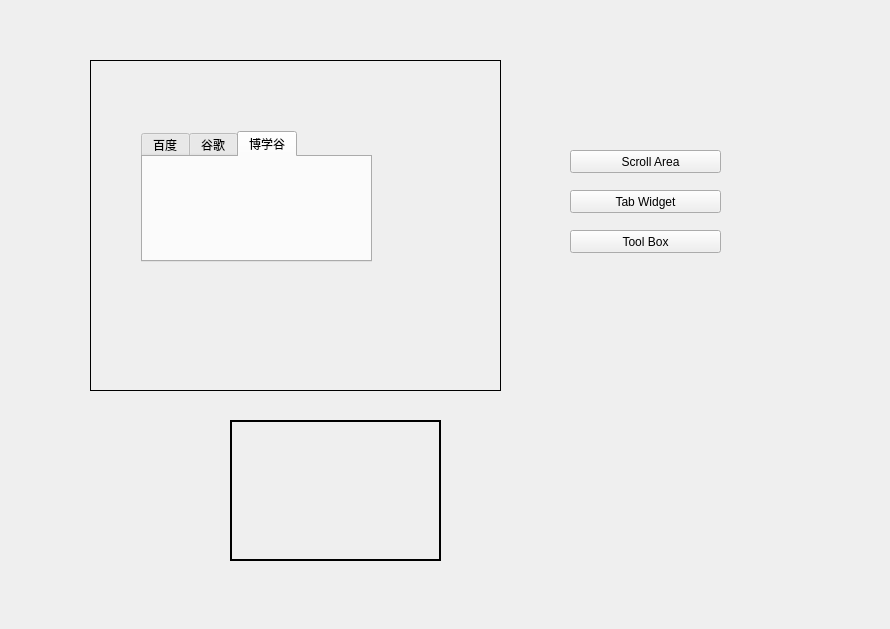
<?xml version="1.0" encoding="UTF-8"?>
<ui version="4.0">
 <class>Widget</class>
 <widget class="QWidget" name="Widget">
  <property name="geometry">
   <rect>
    <x>0</x>
    <y>0</y>
    <width>890</width>
    <height>629</height>
   </rect>
  </property>
  <property name="windowTitle">
   <string>Widget</string>
  </property>
  <widget class="QStackedWidget" name="stackedWidget">
   <property name="geometry">
    <rect>
     <x>90</x>
     <y>60</y>
     <width>411</width>
     <height>331</height>
    </rect>
   </property>
   <property name="frameShape">
    <enum>QFrame::Panel</enum>
   </property>
   <property name="currentIndex">
    <number>1</number>
   </property>
   <widget class="QWidget" name="page_4">
    <widget class="QScrollArea" name="scrollArea">
     <property name="geometry">
      <rect>
       <x>90</x>
       <y>20</y>
       <width>171</width>
       <height>281</height>
      </rect>
     </property>
     <property name="verticalScrollBarPolicy">
      <enum>Qt::ScrollBarAlwaysOn</enum>
     </property>
     <property name="sizeAdjustPolicy">
      <enum>QAbstractScrollArea::AdjustIgnored</enum>
     </property>
     <property name="widgetResizable">
      <bool>true</bool>
     </property>
     <widget class="QWidget" name="scrollAreaWidgetContents">
      <property name="geometry">
       <rect>
        <x>0</x>
        <y>0</y>
        <width>152</width>
        <height>279</height>
       </rect>
      </property>
      <layout class="QVBoxLayout" name="verticalLayout">
       <item>
        <widget class="QPushButton" name="pushButton_3">
         <property name="text">
          <string>PushButton</string>
         </property>
        </widget>
       </item>
       <item>
        <widget class="QPushButton" name="pushButton_2">
         <property name="text">
          <string>PushButton</string>
         </property>
        </widget>
       </item>
       <item>
        <widget class="QPushButton" name="pushButton">
         <property name="text">
          <string>PushButton</string>
         </property>
        </widget>
       </item>
       <item>
        <widget class="QPushButton" name="pushButton_6">
         <property name="text">
          <string>PushButton</string>
         </property>
        </widget>
       </item>
       <item>
        <widget class="QPushButton" name="pushButton_4">
         <property name="text">
          <string>PushButton</string>
         </property>
        </widget>
       </item>
       <item>
        <widget class="QPushButton" name="pushButton_5">
         <property name="text">
          <string>PushButton</string>
         </property>
        </widget>
       </item>
       <item>
        <widget class="QPushButton" name="pushButton_7">
         <property name="text">
          <string>PushButton</string>
         </property>
        </widget>
       </item>
       <item>
        <widget class="QPushButton" name="pushButton_8">
         <property name="text">
          <string>PushButton</string>
         </property>
        </widget>
       </item>
       <item>
        <widget class="QPushButton" name="pushButton_9">
         <property name="text">
          <string>PushButton</string>
         </property>
        </widget>
       </item>
      </layout>
     </widget>
    </widget>
   </widget>
   <widget class="QWidget" name="page_6">
    <widget class="QTabWidget" name="tabWidget">
     <property name="geometry">
      <rect>
       <x>50</x>
       <y>70</y>
       <width>231</width>
       <height>131</height>
      </rect>
     </property>
     <property name="currentIndex">
      <number>2</number>
     </property>
     <widget class="QWidget" name="tab">
      <attribute name="title">
       <string>百度</string>
      </attribute>
     </widget>
     <widget class="QWidget" name="tab_2">
      <attribute name="title">
       <string>谷歌</string>
      </attribute>
     </widget>
     <widget class="QWidget" name="tab_3">
      <attribute name="title">
       <string>博学谷</string>
      </attribute>
     </widget>
    </widget>
   </widget>
   <widget class="QWidget" name="page_5">
    <widget class="QToolBox" name="toolBox">
     <property name="geometry">
      <rect>
       <x>100</x>
       <y>20</y>
       <width>151</width>
       <height>261</height>
      </rect>
     </property>
     <property name="frameShape">
      <enum>QFrame::Box</enum>
     </property>
     <property name="currentIndex">
      <number>2</number>
     </property>
     <widget class="QWidget" name="page">
      <property name="geometry">
       <rect>
        <x>0</x>
        <y>0</y>
        <width>149</width>
        <height>181</height>
       </rect>
      </property>
      <attribute name="label">
       <string>家人</string>
      </attribute>
     </widget>
     <widget class="QWidget" name="page_2">
      <property name="geometry">
       <rect>
        <x>0</x>
        <y>0</y>
        <width>149</width>
        <height>181</height>
       </rect>
      </property>
      <attribute name="label">
       <string>朋友</string>
      </attribute>
     </widget>
     <widget class="QWidget" name="page_3">
      <attribute name="label">
       <string>陌生人</string>
      </attribute>
     </widget>
    </widget>
   </widget>
  </widget>
  <widget class="QPushButton" name="btn_scroll">
   <property name="geometry">
    <rect>
     <x>570</x>
     <y>150</y>
     <width>151</width>
     <height>23</height>
    </rect>
   </property>
   <property name="text">
    <string>   Scroll Area</string>
   </property>
  </widget>
  <widget class="QPushButton" name="btn_tab">
   <property name="geometry">
    <rect>
     <x>570</x>
     <y>190</y>
     <width>151</width>
     <height>23</height>
    </rect>
   </property>
   <property name="text">
    <string>Tab Widget</string>
   </property>
  </widget>
  <widget class="QPushButton" name="btn_tool">
   <property name="geometry">
    <rect>
     <x>570</x>
     <y>230</y>
     <width>151</width>
     <height>23</height>
    </rect>
   </property>
   <property name="text">
    <string>Tool Box</string>
   </property>
  </widget>
  <widget class="QFrame" name="frame">
   <property name="geometry">
    <rect>
     <x>230</x>
     <y>420</y>
     <width>211</width>
     <height>141</height>
    </rect>
   </property>
   <property name="frameShape">
    <enum>QFrame::WinPanel</enum>
   </property>
   <property name="frameShadow">
    <enum>QFrame::Plain</enum>
   </property>
  </widget>
 </widget>
 <layoutdefault spacing="6" margin="11"/>
 <resources/>
 <connections/>
</ui>
